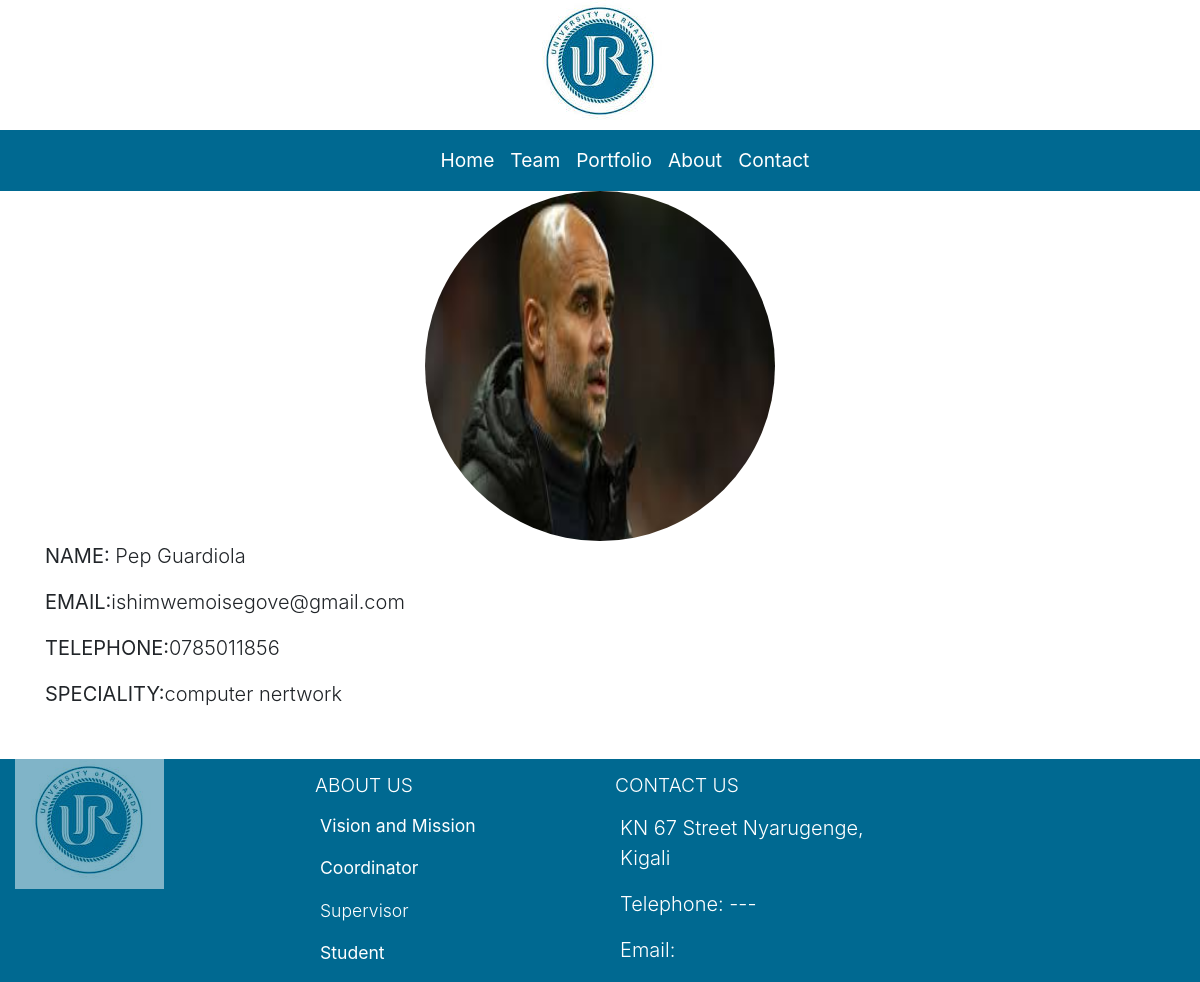
Screenshot of /supervisor/detail/2/ with the database file from the repository.
### home/models.py (models this page shows, shortened)
class Supervisor(models.Model):
    picture = models.ImageField(upload_to='image')
    name = models.CharField(max_length=100)
    email = models.CharField(max_length=90)
    telephone = models.CharField(max_length=80)
    speciality = models.CharField(max_length=80)
    departements = models.CharField(max_length=70,null=True, blank=True)
    post = models.CharField(max_length=50, blank=True)

### home/views.py (the view)
# urls.py: path('supervisor/detail/<int:id>/',views.supervisor_detail, name ='supervisor_detail'),
def supervisor_detail(request, id):
    proje = Supervisor.objects.get(pk=id)
    return render(request, 'supervisor_detail.html', {'proje':proje})

### templates/supervisor_detail.html
{% extends 'base.html'%}
{%block content %}
<div class="row justify-content-center">
<img class="img-fluid rounded-circle" src="{{proje.picture.url}}" style="height:350px;width:350px;">
</div>
<p class="lead"><b>NAME: </b> {{proje.name}}<br></p>
<p class="lead"><b>EMAIL:</b>{{proje.email}}<br></p>
<p class="lead"><b>TELEPHONE:</b>{{proje.telephone}}<br></p>
<p class="lead"><b>SPECIALITY:</b>{{proje.speciality}}</p>
{% endblock %}

### rows the page displays
Supervisor: picture (picture), name "Pep Guardiola", email "ishimwemoisegove@gmail.com", telephone "0785011856", speciality "computer nertwork"
